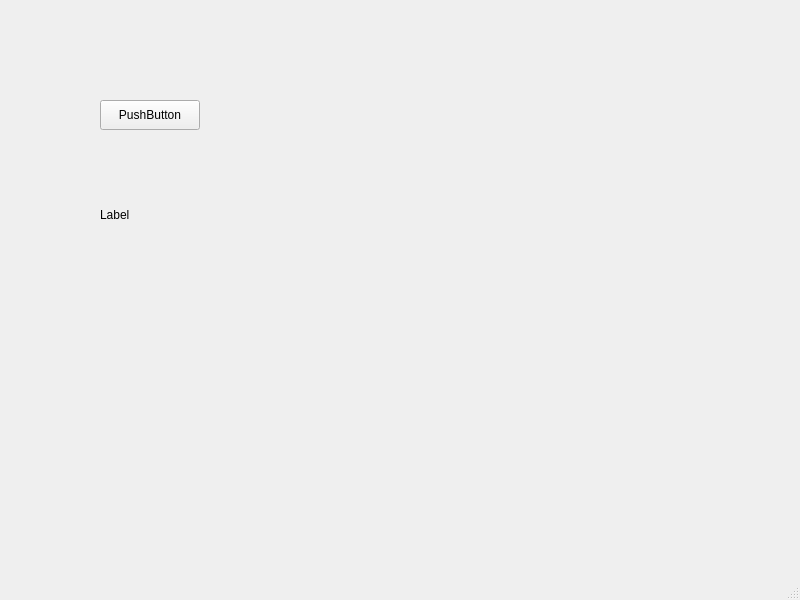
<?xml version="1.0" encoding="UTF-8"?>
<ui version="4.0">
 <class>MainWindow</class>
 <widget class="QMainWindow" name="MainWindow">
  <property name="geometry">
   <rect>
    <x>0</x>
    <y>0</y>
    <width>800</width>
    <height>600</height>
   </rect>
  </property>
  <property name="windowTitle">
   <string>MainWindow</string>
  </property>
  <widget class="QWidget" name="centralwidget">
   <widget class="QPushButton" name="pushButton">
    <property name="geometry">
     <rect>
      <x>100</x>
      <y>100</y>
      <width>100</width>
      <height>30</height>
     </rect>
    </property>
    <property name="text">
     <string>PushButton</string>
    </property>
   </widget>
   <widget class="QLabel" name="label">
    <property name="geometry">
     <rect>
      <x>100</x>
      <y>200</y>
      <width>100</width>
      <height>30</height>
     </rect>
    </property>
    <property name="text">
     <string>Label</string>
    </property>
   </widget>
  </widget>
  <widget class="QMenuBar" name="menubar">
   <property name="geometry">
    <rect>
     <x>0</x>
     <y>0</y>
     <width>800</width>
     <height>20</height>
    </rect>
   </property>
  </widget>
  <widget class="QStatusBar" name="statusbar"/>
 </widget>
 <resources/>
 <connections/>
</ui>
